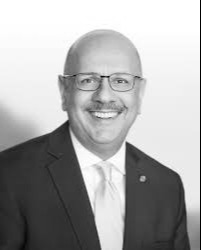
#> input picture Draw18/NearnumJahanium.jpg, 201 x 250 px
$ python Draw18.py
#> lines starting #> are read from the running program, lines starting #| are printed output that depends on the picture; after the words box and inside, x2 and y2 are one past the last pixel; in counts of white or black regions, pixels touching at a corner belong together
import cv2
import numpy as np
import serial
import time

# ---------------- Setup ------------------------------------------------------------------------------------------------------
IMAGE_PATH = "NearnumJahanium.jpg"       # Input images
#IMAGE_PATH = "scotty.png"
#IMAGE_PATH = "drawing.png"
APPROX_EPSILON = 0.0001                  # Contour approximation accuracy (fraction of arc length)
SERIAL_PORT = "COM7"                     # Arduino COM port
BAUD = 115200
PEN_UP = "PEN_UP\n"
PEN_DOWN = "PEN_DOWN\n"
MOVE_CMD = "MOVE {} {}\n"
SCALE = 1.0                              # Scale from image pixels to robot coordinates

# --- Load & Threshold Image -------------------------------------------------------------------------------------------------
img = cv2.imread(IMAGE_PATH, cv2.IMREAD_GRAYSCALE)
#> img is the input picture: shape (250, 201); min 0, max 255, mean 169.7
binary = cv2.adaptiveThreshold(img, 255, cv2.ADAPTIVE_THRESH_GAUSSIAN_C, cv2.THRESH_BINARY_INV, 9, 10)
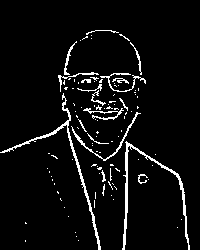
#> binary: shape (250, 201); 5.8% white in thin lines or dots

#--- Extract Contours --------------------------------------------------------------------------------------------------------
contours, _ = cv2.findContours(binary, cv2.RETR_EXTERNAL, cv2.CHAIN_APPROX_NONE)
#> contours = 108 contours, 99 with area under 20; largest, box (x1, y1, x2, y2) and area: (122, 141, 190, 250) 394, (0, 93, 101, 250) 358, (71, 112, 141, 161) 118, (83, 108, 124, 120) 58, (100, 73, 146, 92) 57

#--- Vectorization -----------------------------------------------------------------------------------------------------------
vector_paths = []

for contour in contours:
    epsilon = APPROX_EPSILON * cv2.arcLength(contour, True)
    approx = cv2.approxPolyDP(contour, epsilon, True)
    approx = approx.reshape(-1, 2)
    vector_paths.append(approx)
#> this loop made 108 passes
#> (epsilon, approx) on passes 1 to 12: (0, [[78, 240]]), (0.0002, [[25, 240], [25, 241]]), (0, [[76, 236]]), (0, [[75, 232]]), (0, [[177, 227]]), (0.000341, [[25, 222], [25, 223], [26, 223]]), (0, [[181, 219]]), (0, [[68, 216]]), (0, [[64, 207]]), (0.0014, [[94, 200], [94, 207]]), (0, [[113, 199]]), (0.000483, [[60, 198], [60, 199], [61, 200], [60, 199]])
#> epsilon on passes 17, 20, 24, 27, 28, 29: 0.00237, 0.00193, 0.00526, 0.00273, 0.00111, 0.00257
#> after the loop, vector_paths = 108 items, first 6: [[78, 240]], [[25, 240], [25, 241]], [[76, 236]], [[75, 232]], [[177, 227]], [[25, 222], [25, 223], [26, 223]]

# [46 lines of commented-out code are left out]
canvas = np.zeros_like(img)

def as_point(pt):
    return int(pt[0]), int(pt[1])

for path in vector_paths:
    path = np.array(path)
    if len(path) < 2:
        continue
    for i in range(len(path)):
        pt1 = as_point(path[i])
        pt2 = as_point(path[(i + 1) % len(path)])  # wrap around for closed contour
        cv2.line(canvas, pt1, pt2, 255, 1)
#> this loop made 108 passes
#> path on passes 1 to 12: [[78, 240]], [[25, 240], [25, 241]], [[76, 236]], [[75, 232]], [[177, 227]], [[25, 222], [25, 223], [26, 223]], [[181, 219]], [[68, 216]], [[64, 207]], [[94, 200], [94, 207]], [[113, 199]], [[60, 198], [60, 199], [61, 200], [60, 199]]
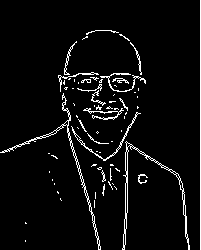
#> canvas: shape (250, 201); 4.9% white in thin lines or dots

cv2.imshow("Vectorized Preview", canvas)
cv2.waitKey(0)
cv2.destroyAllWindows()
